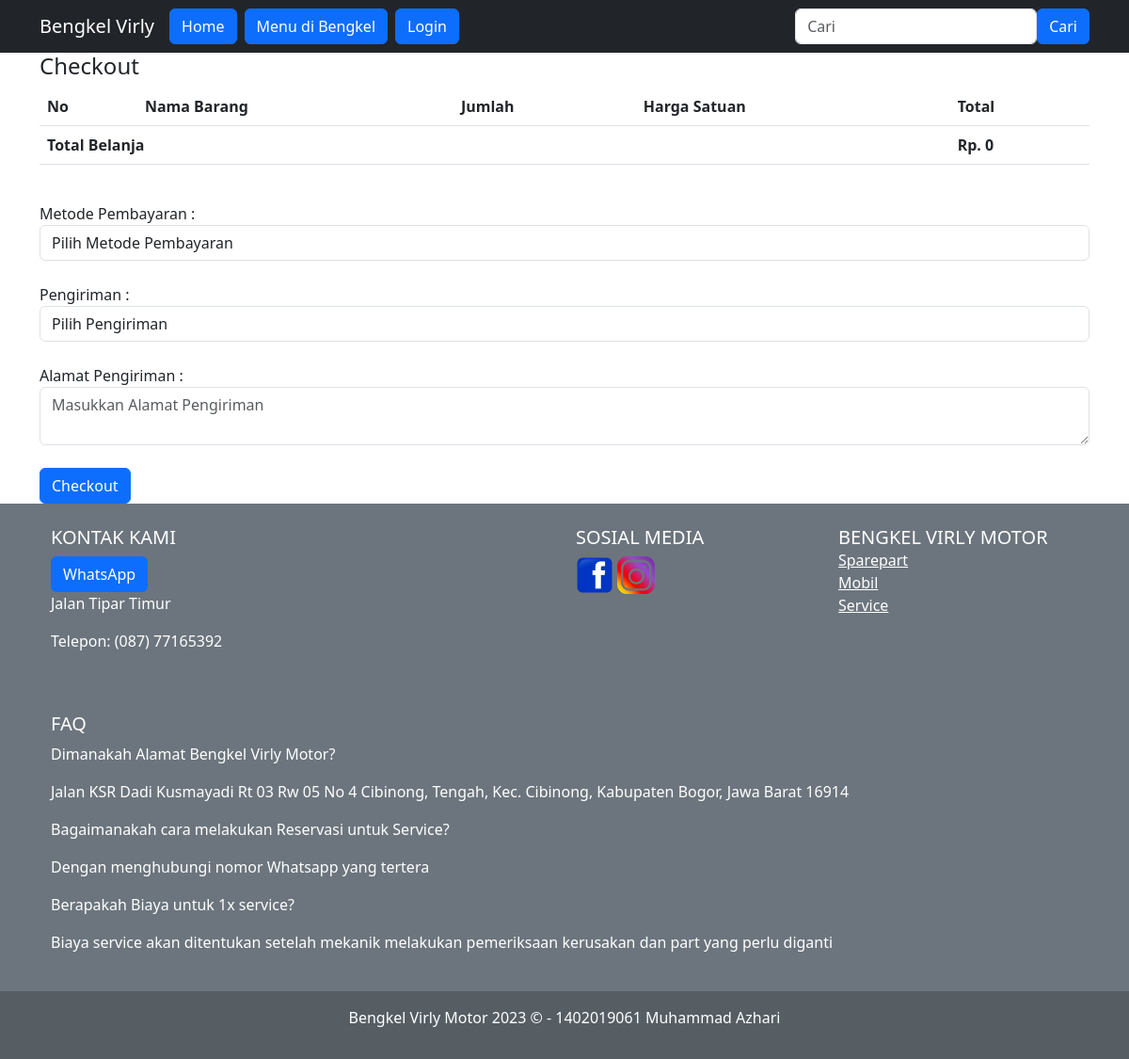
The page /checkout.php on the database its author committed.
### tables this page shows
CREATE TABLE `faq` (
  `id` int(11) NOT NULL,
  `pertanyaan` text DEFAULT NULL,
  `jawaban` text DEFAULT NULL
);

### checkout.php (the view, shortened to what this page needs)
<!DOCTYPE html>
<html lang="en">
<head>
    <?php include 'koneksi.php' ?>
    <link href="bootstrap-5.3.0-alpha3-dist/css/bootstrap.min.css" rel="stylesheet">
</head>
<body>
<?php include 'header.php' ?>
<div class="container">
    <h4>Checkout</h4>
    <table class="table table_bordered">
        <thead>
        <tr>
            <th>No</th>
            <th>Nama Barang</th>
            <th>Jumlah</th>
            <th>Harga Satuan</th>
            <th>Total</th>
        </tr>
        </thead>
        <?php
        $totalbelanja = 0;
        ?>
        <tfoot>
        <th colspan="4">Total Belanja</th>
        <th>Rp. <?php echo number_format($totalbelanja) ?></th>
        </tfoot>
    </table>
    <form method="post" action="proses_checkout.php">
        <br>
        <div class="form-group">
            <label>Metode Pembayaran :</label>
            <select class="form-control" name="pembayaran" id="combo1">
                <option value="">Pilih Metode Pembayaran</option>
            </select>
        </div>
        <br>
        <div class="form-group">
            <label>Pengiriman :</label>
            <select class="form-control" name="pengiriman" id="combo2">
                <option value="">Pilih Pengiriman</option>
            </select>
        </div>
        <br>
        <div class="form-group">
            <label>Alamat Pengiriman :</label>
            <textarea class="form-control" name="alamat" placeholder="Masukkan Alamat Pengiriman" required><?php echo $_SESSION["user"]["alamat"] ?></textarea>
        </div>
        <br>
        <button class="btn btn-primary" type="submit" name="checkout">Checkout</button>
    </form>
</div>
<?php include 'footer.php'?>
</body>
</html>

### footer.php (shortened to what this page needs)
<section>
    <footer class="bg-secondary text-white text-center text-md-start">
        <div class="container p-4">
            <div class="row">
                <div class="col-lg-6 col-md-12 mb-4 mb-md-0">
                    <h5 class="text-uppercase">Kontak Kami</h5>
                    <a href="https://wa.me/08777165392" class="btn btn-primary">WhatsApp</a>
                    <p>
                        Jalan Tipar Timur
                    </p>
                    <p>Telepon: (087) 77165392</p>
                </div>
                <div class="col-lg-3 col-md-6 mb-4 mb-md-0">
                    <h5 class="text-uppercase">Sosial Media</h5>
                    <div class="foto">
                        <a href="https://www.facebook.com/"><img src="asets/gambar/footer/facebook.png" width="40px" height="40px"></a>
                        <a href="https://www.instagram.com/mhmmdazhari24/"><img src="asets/gambar/footer/instagram.png" width="40px" height="40px"></a>
                    </div>
                </div>
                <div class="col-lg-3 col-md-6 mb-4 mb-md-0">
                    <h5 class="text-uppercase mb-0">Bengkel Virly Motor</h5>
                    <ul class="list-unstyled">
                        <li>
                            <a href="sparepart.php" class="text-white">Sparepart</a>
                        </li>
                        <li>
                            <a href="mobil.php" class="text-white">Mobil</a>
                        </li>
                        <li>
                            <a href="service.php" class="text-white">Service</a>
                        </li>
                    </ul>
                </div>
            </div>
        </div>
        <div class="container p-4">
            <h5 class="text-uppercase">FAQ</h5>
            <ul class="list-unstyled">
                <?php
                    $ambil = $koneksi->query("SELECT * FROM faq");
                    while ($faq = $ambil->fetch_assoc()) {
                ?>
                <li>
                <p><?php echo $faq['pertanyaan']; ?></p>
                <p><?php echo $faq['jawaban']; ?></p>
                </li>
                <?php
            }
                ?>
            </ul>
        </div>
        <div class="text-center p-3" style="background-color: rgba(0, 0, 0, 0.2);">
            <p> Bengkel Virly Motor 2023 &copy; - 1402019061 Muhammad Azhari</p>
        </div>
    </footer>
</section>

### footer.php (style rules this page uses)
Footer { position: relative; bottom: 0; width: 100%; }

### rows shown on the page
faq: pertanyaan "Dimanakah Alamat Bengkel Virly Motor?", jawaban "Jalan KSR Dadi Kusmayadi Rt 03 Rw 05 No 4 Cibinong, Tengah, Kec. Cibinong, Kabupaten Bogor, Jawa Barat 16914"
faq: pertanyaan "Bagaimanakah cara melakukan Reservasi untuk Service?", jawaban "Dengan menghubungi nomor Whatsapp yang tertera"
faq: pertanyaan "Berapakah Biaya untuk 1x service?", jawaban "Biaya service akan ditentukan setelah mekanik melakukan pemeriksaan kerusakan dan part yang perlu diganti"

### other values the page prints
$totalbelanja "0"
